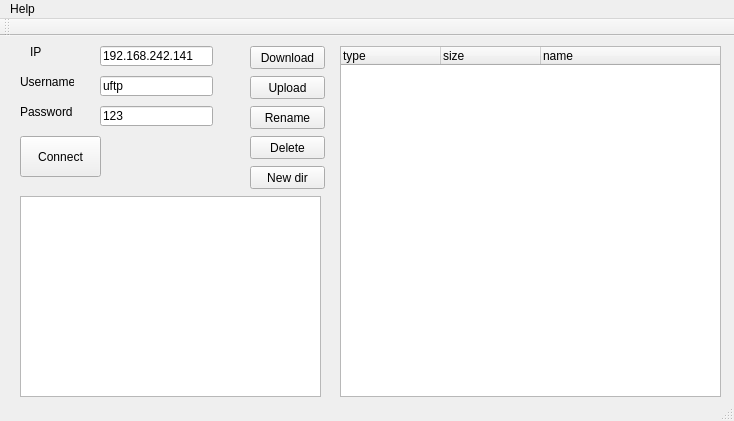
<?xml version="1.0" encoding="UTF-8"?>
<ui version="4.0">
 <class>ftpClient</class>
 <widget class="QMainWindow" name="ftpClient">
  <property name="geometry">
   <rect>
    <x>0</x>
    <y>0</y>
    <width>734</width>
    <height>421</height>
   </rect>
  </property>
  <property name="windowTitle">
   <string>ftpClient</string>
  </property>
  <widget class="QWidget" name="centralWidget">
   <widget class="QPushButton" name="connectButton">
    <property name="geometry">
     <rect>
      <x>20</x>
      <y>100</y>
      <width>81</width>
      <height>41</height>
     </rect>
    </property>
    <property name="text">
     <string>Connect</string>
    </property>
   </widget>
   <widget class="QLineEdit" name="ipEdit">
    <property name="geometry">
     <rect>
      <x>100</x>
      <y>10</y>
      <width>113</width>
      <height>20</height>
     </rect>
    </property>
    <property name="text">
     <string>192.168.242.141</string>
    </property>
   </widget>
   <widget class="QLineEdit" name="userEdit">
    <property name="geometry">
     <rect>
      <x>100</x>
      <y>40</y>
      <width>113</width>
      <height>20</height>
     </rect>
    </property>
    <property name="text">
     <string>uftp</string>
    </property>
   </widget>
   <widget class="QLabel" name="ipLabel">
    <property name="geometry">
     <rect>
      <x>30</x>
      <y>10</y>
      <width>54</width>
      <height>12</height>
     </rect>
    </property>
    <property name="text">
     <string>IP</string>
    </property>
   </widget>
   <widget class="QLabel" name="userLabel">
    <property name="geometry">
     <rect>
      <x>20</x>
      <y>40</y>
      <width>54</width>
      <height>12</height>
     </rect>
    </property>
    <property name="text">
     <string>Username</string>
    </property>
   </widget>
   <widget class="QLabel" name="passLabel">
    <property name="geometry">
     <rect>
      <x>20</x>
      <y>70</y>
      <width>54</width>
      <height>12</height>
     </rect>
    </property>
    <property name="text">
     <string>Password</string>
    </property>
   </widget>
   <widget class="QLineEdit" name="passEdit">
    <property name="geometry">
     <rect>
      <x>100</x>
      <y>70</y>
      <width>113</width>
      <height>20</height>
     </rect>
    </property>
    <property name="text">
     <string>123</string>
    </property>
   </widget>
   <widget class="QTextEdit" name="infoEdit">
    <property name="geometry">
     <rect>
      <x>20</x>
      <y>160</y>
      <width>301</width>
      <height>201</height>
     </rect>
    </property>
   </widget>
   <widget class="QPushButton" name="downButton">
    <property name="geometry">
     <rect>
      <x>250</x>
      <y>10</y>
      <width>75</width>
      <height>23</height>
     </rect>
    </property>
    <property name="text">
     <string>Download</string>
    </property>
   </widget>
   <widget class="QPushButton" name="upButton">
    <property name="geometry">
     <rect>
      <x>250</x>
      <y>40</y>
      <width>75</width>
      <height>23</height>
     </rect>
    </property>
    <property name="text">
     <string>Upload</string>
    </property>
   </widget>
   <widget class="QPushButton" name="renameButton">
    <property name="geometry">
     <rect>
      <x>250</x>
      <y>70</y>
      <width>75</width>
      <height>23</height>
     </rect>
    </property>
    <property name="text">
     <string>Rename</string>
    </property>
   </widget>
   <widget class="QPushButton" name="pushButton_2">
    <property name="geometry">
     <rect>
      <x>250</x>
      <y>100</y>
      <width>75</width>
      <height>23</height>
     </rect>
    </property>
    <property name="text">
     <string>Delete</string>
    </property>
   </widget>
   <widget class="QTreeWidget" name="fileTree">
    <property name="geometry">
     <rect>
      <x>340</x>
      <y>10</y>
      <width>381</width>
      <height>351</height>
     </rect>
    </property>
    <column>
     <property name="text">
      <string>type</string>
     </property>
    </column>
    <column>
     <property name="text">
      <string>size</string>
     </property>
    </column>
    <column>
     <property name="text">
      <string>name</string>
     </property>
    </column>
   </widget>
   <widget class="QPushButton" name="newButton">
    <property name="geometry">
     <rect>
      <x>250</x>
      <y>130</y>
      <width>75</width>
      <height>23</height>
     </rect>
    </property>
    <property name="text">
     <string>New dir</string>
    </property>
   </widget>
  </widget>
  <widget class="QMenuBar" name="menuBar">
   <property name="geometry">
    <rect>
     <x>0</x>
     <y>0</y>
     <width>734</width>
     <height>23</height>
    </rect>
   </property>
   <widget class="QMenu" name="menuHelp">
    <property name="title">
     <string>Help</string>
    </property>
   </widget>
   <addaction name="menuHelp"/>
  </widget>
  <widget class="QToolBar" name="mainToolBar">
   <attribute name="toolBarArea">
    <enum>TopToolBarArea</enum>
   </attribute>
   <attribute name="toolBarBreak">
    <bool>false</bool>
   </attribute>
  </widget>
  <widget class="QStatusBar" name="statusBar"/>
 </widget>
 <layoutdefault spacing="6" margin="11"/>
 <resources/>
 <connections/>
</ui>
